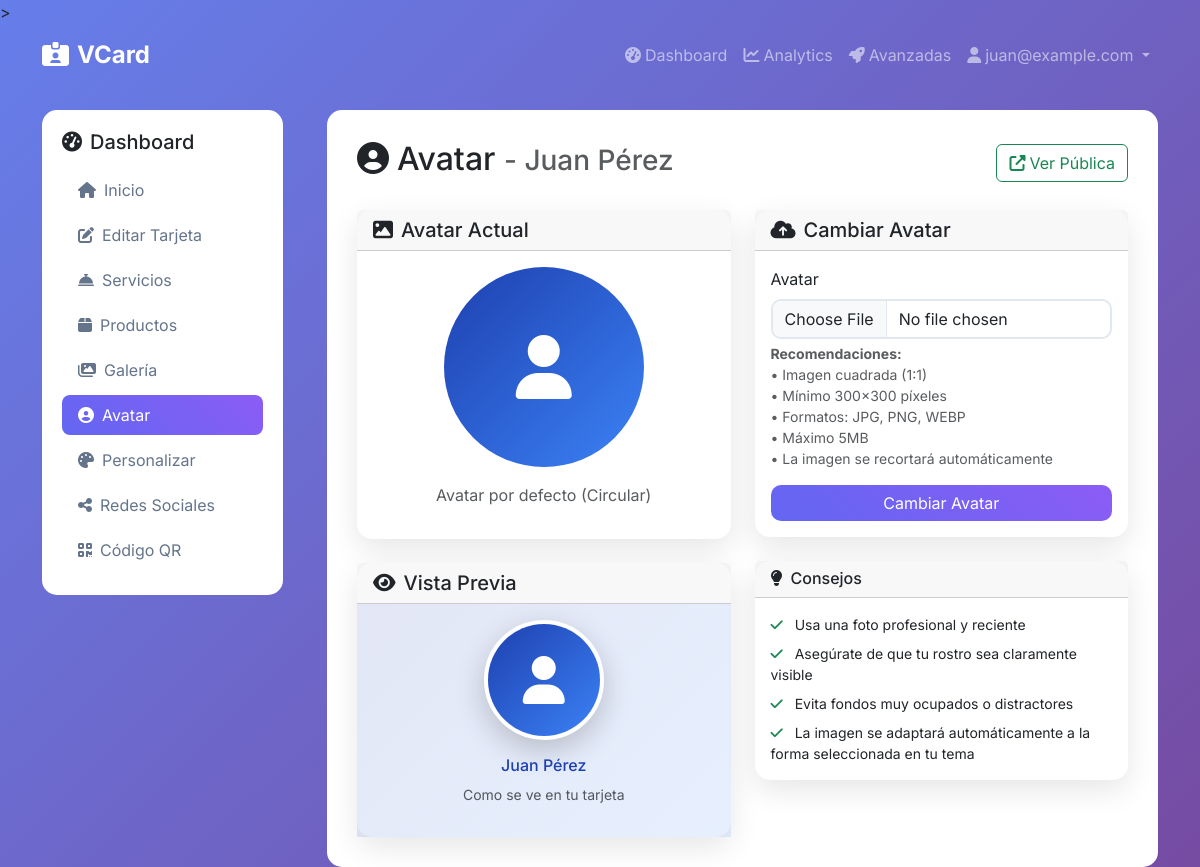
/dashboard/cards/1/avatar (signed in), run on an earlier commit of the app's database.
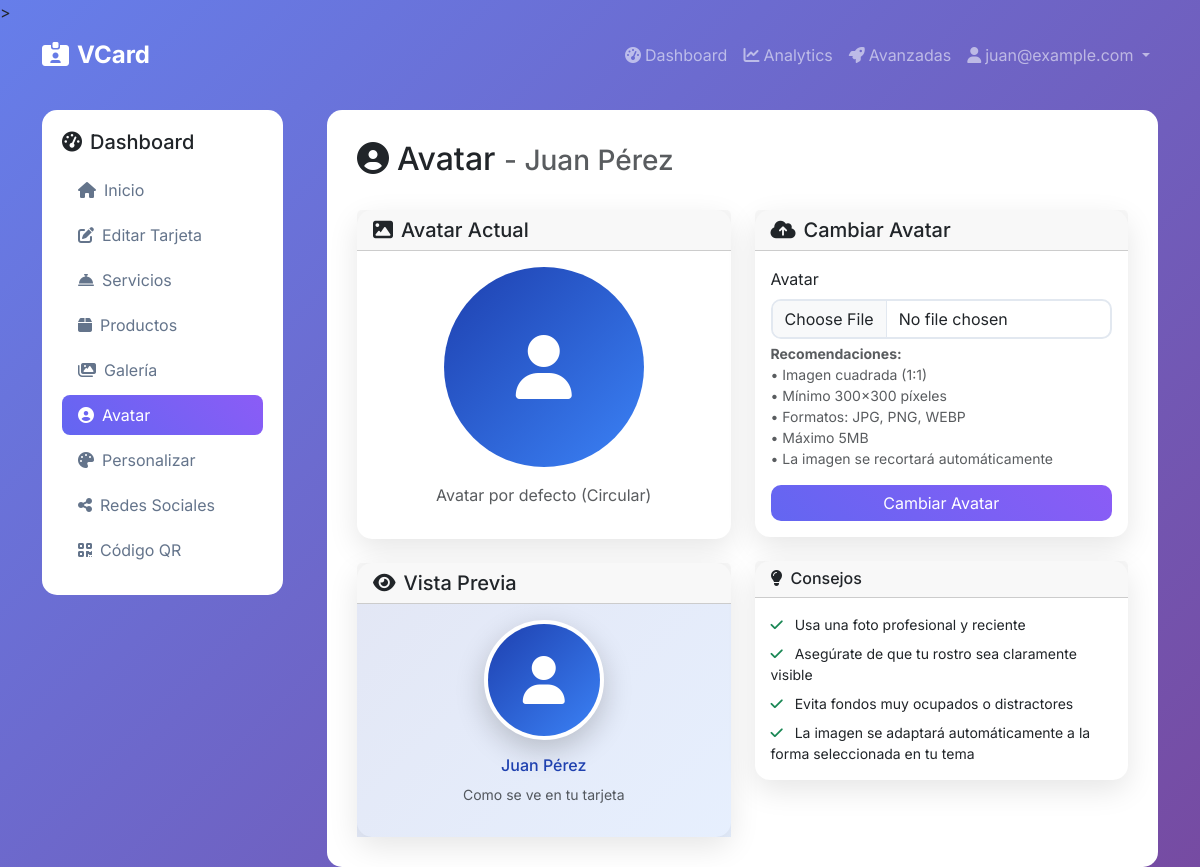
And on a later commit of the database.
### app/dashboard/routes.py (the view, shortened to what this page needs)
@bp.route('/cards/<int:id>/avatar', methods=['GET', 'POST'])
@login_required
def card_avatar(id):
    card = get_user_card_or_404(id)
    form = AvatarUploadForm()
    return render_template('dashboard/avatar.html', card=card, form=form)

### app/dashboard/forms.py
class AvatarUploadForm(FlaskForm):
    avatar = FileField('Avatar', validators=[
        FileRequired(),
        FileAllowed(['jpg', 'jpeg', 'png', 'webp'], 'Solo se permiten imágenes (JPG, PNG, WEBP)')
    ], render_kw={'class': 'form-control', 'accept': 'image/*'})
    submit = SubmitField('Cambiar Avatar', render_kw={'class': 'btn btn-primary'})

### app/models.py (called while the page is built)
    def is_admin(self):
        return self.role == 'admin'

    def get_public_url(self):
        return f"/c/{self.slug}"

### app/utils.py (called while the page is built)
def get_user_card_or_404(card_id):
    from flask_login import current_user
    from flask import abort
    from .models import Card
    card = Card.query.filter_by(id=card_id, owner_id=current_user.id).first()
    if not card:
        abort(404)
    return card

### app/templates/dashboard/avatar.html (shortened to what the changed rows need)
{% extends "base.html" %}
{% block content %}
<div class="row">
    <div class="col-md-9">
        <div class="main-content">
            <div class="d-flex justify-content-between align-items-center mb-4">
                <h2>
                    <i class="fas fa-user-circle me-2"></i>Avatar
                    <small class="text-muted">- {{ card.name }}</small>
                </h2>
                {% if card.is_public %}
                    <a href="{{ card.get_public_url() }}" target="_blank" class="btn btn-outline-success">
                        <i class="fas fa-external-link-alt me-1"></i>Ver Pública
                    </a>
                {% endif %}
            </div>
        </div>
    </div>
</div>
{% endblock %}

What changed in the data, as far as the page shows it:
changed Card "Juan Pérez": is_public True → False (drawn)
Also different on the page:
text no longer shown: "Ver Pública"
